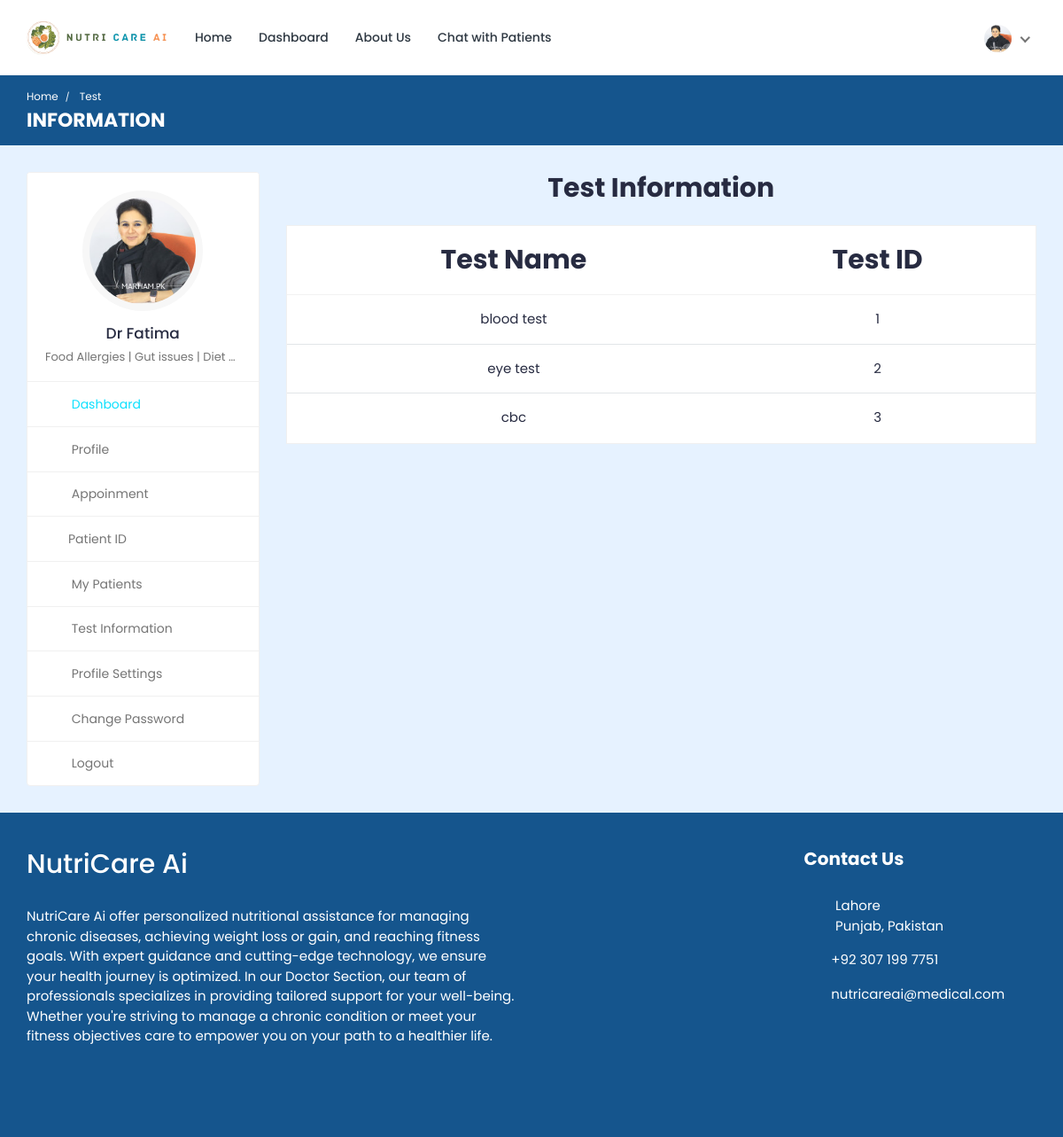
/doctor/doctor-test-list/ (signed in), run on the app's committed database.
### doctor/models.py (models this page shows, shortened)
class Doctor_Information(models.Model):
    DOCTOR_TYPE = (
        ('Nutritionist', 'Nutritionist'),
        ('Dietition', 'Dietition'),
    )
    doctor_id = models.AutoField(primary_key=True)
    user = models.OneToOneField(User, on_delete=models.CASCADE, null=True, blank=True, related_name='profile')
    name = models.CharField(max_length=200, null=True, blank=True)
    username = models.CharField(max_length=200, null=True, blank=True)
    gender = models.CharField(max_length=200, null=True, blank=True)
    description = models.TextField(max_length=1000, null=True, blank=True)
    department = models.CharField(max_length=200, choices=DOCTOR_TYPE, null=True, blank=True)
    department_name = models.ForeignKey(hospital_department, on_delete=models.SET_NULL, null=True, blank=True)
    specialization = models.ForeignKey(specialization, on_delete=models.SET_NULL, null=True, blank=True)
    featured_image = models.ImageField(upload_to='doctors/', default='doctors/user-default.png', null=True, blank=True)
    certificate_image = models.ImageField(upload_to='doctors_certificate/', default='doctors_certificate/default.png', null=True, blank=True)
    email = models.EmailField(max_length=200, null=True, blank=True)
    phone_number = models.CharField(max_length=200, null=True, blank=True)
    nid = models.CharField(max_length=200, null=True, blank=True)
    visiting_hour = models.CharField(max_length=200, null=True, blank=True)
    consultation_fee = models.IntegerField(null=True, blank=True)
    report_fee = models.IntegerField(null=True, blank=True)
    dob = models.CharField(max_length=200, null=True, blank=True)
    institute = models.CharField(max_length=200, null=True, blank=True)
    degree = models.CharField(max_length=200, null=True, blank=True)
    completion_year = models.CharField(max_length=200, null=True, blank=True)
    work_place = models.CharField(max_length=200, null=True, blank=True)
    designation = models.CharField(max_length=200, null=True, blank=True)
    start_year = models.CharField(max_length=200, null=True, blank=True)
    end_year = models.CharField(max_length=200, null=True, blank=True)
    register_status =  models.CharField(max_length=200, null=True, blank=True)
    hospital_name = models.ForeignKey(Hospital_Information, on_delete=models.SET_NULL, null=True, blank=True)

### hospital_admin/models.py (models this page shows, shortened)
class specialization(models.Model):
    specialization_id = models.AutoField(primary_key=True)
    specialization_name = models.CharField(max_length=200, null=True, blank=True)
    hospital = models.ForeignKey(Hospital_Information, on_delete=models.CASCADE, null=True, blank=True)

class Test_Information(models.Model):
    test_id = models.AutoField(primary_key=True)
    test_name = models.CharField(max_length=200, null=True, blank=True)
    test_price = models.CharField(max_length=200, null=True, blank=True)

### doctor/views.py (the view)
# urls.py: path('doctor-test-list/', views.doctor_test_list, name='doctor-test-list'),
@csrf_exempt
@login_required(login_url="login")
def doctor_test_list(request):
    if request.user.is_authenticated and request.user.is_doctor:
        doctor = Doctor_Information.objects.get(user=request.user)
        tests = Test_Information.objects.all
        context = {'doctor': doctor, 'tests': tests}
        return render(request, 'doctor-test-list.html', context)
    elif request.user.is_authenticated and request.user.is_patient:
        patient = Patient.objects.get(user=request.user)
        tests = Test_Information.objects.all
        context = {'patient': patient, 'tests': tests}
        return render(request, 'doctor-test-list.html', context)
    else:
        logout(request)
        messages.info(request, 'Not Authorized')
        return render(request, 'doctor-login.html')

### templates/doctor-test-list.html (shortened to what this page needs)
{% load static %}
<!DOCTYPE html>
<html lang="en">
  <head>
    <link
      rel="stylesheet"
      href="{% static 'HealthStack-System/css/Normal/bootstrap.min.css' %}"
    />
    <link
      rel="stylesheet"
      href="{% static 'HealthStack-System/plugins/Normal/fontawesome/css/fontawesome.min.css' %}"
    />
    <link
      rel="stylesheet"
      href="{% static 'HealthStack-System/plugins/Normal/fontawesome/css/all.min.css' %}"
    />
    <link
      rel="stylesheet"
      href="{% static 'HealthStack-System/css/Normal/style.css' %}"
    />
  </head>
  <body>
  {% if user.is_authenticated %}
    <div class="main-wrapper">
      <header class="header">
				{% if user.is_authenticated and user.is_doctor %}
				{% include 'doctor-navbar.html' %}
				{% endif %}
      </header>
      <div class="breadcrumb-bar">
        <div class="container-fluid">
          <div class="row align-items-center">
            <div class="col-md-12 col-12">
              <nav aria-label="breadcrumb" class="page-breadcrumb">
                <ol class="breadcrumb">
									{% if user.is_authenticated and user.is_doctor %}
									<li class="breadcrumb-item"><a href="{% url 'doctor-dashboard' %}">Home</a></li>
									{% endif %}
                  <li class="breadcrumb-item active" aria-current="page">
                    Test
                  </li>
                </ol>
              </nav>
              <h2 class="breadcrumb-title">INFORMATION</h2>
            </div>
          </div>
        </div>
      </div>
      <div class="content">
        <div class="container-fluid">
          <div class="row">
            <div class="col-md-5 col-lg-4 col-xl-3 theiaStickySidebar">
              <div>
								{% if user.is_authenticated and user.is_doctor %}
								{% include 'doctor-sidebar.html' %}
								{% endif %}
              </div>
            </div>
            <div class="col-md-7 col-lg-8 col-xl-9">
              <div class="row">
                <div class="col-md-12">
                  <h2 class="mb-4 text-center"><b>Test Information</b></h2>
                  <div class="appointment-tab">
                      <div class="tab-pane" id="today-appointments">
                        <div class="card card-table mb-0">
                          <div class="card-body">
                            <div class="table-responsive">
                              <table
                                class="table table-hover table-center mb-0 text-center"
                              >
                                <thead style="font-size: 30px;">
                                  <tr>
                                    <th>Test Name</th>
                                    <th>Test ID</th>
                                  </tr>
                                </thead>
                                <tbody>
                                  {% for t in tests %}
                                  <tr>
                                    <td> {{t.test_name}}</td>
                                    <td>{{t.test_id}}</td>
                                  </tr>
                                  {% endfor %}
                                </tbody>
                              </table>
                            </div>
                          </div>
                        </div>
                      </div>
                    </div>
                  </div>
                </div>
              </div>
            </div>
          </div>
        </div>
      </div>
      {% include 'footer.html' %}
  {% else %}
  <p> You are not logged in </p>
  {% endif %}
  </body>
</html>

### templates/doctor-navbar.html (shortened to what this page needs)
{% load static %}
<nav class="navbar navbar-expand-lg header-nav">
  <div class="navbar-header">
    <a href="{% url 'hospital_home'%}" class="navbar-brand logo">
      <img
        src="{% static 'HealthStack-System/images/Normal/NutriCare_Logo.png'  %}"
        class="img-fluid"
        alt="Logo"
      />
    </a>
  </div>
  <div class="main-menu-wrapper">
    <ul class="main-nav">
      <li>
        <a href="{% url 'hospital_home'%}">Home</a>
      </li>
      <li>
        <a href="{% url 'doctor-dashboard'%}">Dashboard</a>
      </li>
      <li>
        <a href="{% url 'about-us'%}">About Us</a>
      </li>
      <li>
        <a href="{% url 'chat-home' pk=user.id %}">Chat with Patients</a>
      </li>
    </ul>
  </div>
  <ul class="nav header-navbar-rht">
    <li class="nav-item contact-item">
    </li>
    <li class="nav-item dropdown has-arrow logged-item">
      <a href="#" class="dropdown-toggle nav-link" data-toggle="dropdown">
        <span class="user-img">
          <img
            class="rounded-circle"
            src="{{ doctor.featured_image.url }}"
            width="31"
            alt="Darren Elder"
          />
        </span>
      </a>
    </li>
  </ul>
</nav>

### templates/doctor-sidebar.html (shortened to what this page needs)
{% load static %}
<div class="profile-sidebar">
  <div class="widget-profile pro-widget-content">
    <div class="profile-info-widget">
      <a href="#" class="booking-doc-img">
        <img
          src="{{ doctor.featured_image.url }}"
          alt="User Image"
        />
      </a>
      <div class="profile-det-info">
        <h3>{{ doctor.name }}</h3>
        <div class="patient-details">
          <h5 class="mb-0">{{doctor.specialization.specialization_name}}</h5>
        </div>
      </div>
    </div>
  </div>
  <div class="dashboard-widget">
    <nav class="dashboard-menu sidebar">
      <ul>
        <li class="active">
          <a href="{% url 'doctor-dashboard' %}">
            <i class="fas fa-columns"></i>
            <span>Dashboard</span>
          </a>
        </li>
        <li>
        <a href="{% url 'doctor-profile' pk=doctor.doctor_id %}">
          <i class="fas fa-user"></i>
          <span>Profile</span>
        </a>
      </li>
        <li>
          <a href="{% url 'appointments'%}">
            <i class="fas fa-user-circle"></i>
            <span>Appoinment</span>
          </a>
        </li>
        <li class="nav-item has-submenu">
            <a href="#" class="nav-link"><i class="fas fa-search"></i><span>Patient ID</span></a>
        </li>
        <li>
          <a href="{% url 'my-patients' %}">
            <i class="fas fa-user-injured"></i>
            <span>My Patients</span>
          </a>
        </li>
        <li>
          <a href="{% url 'doctor-test-list'%}" target="_blank">
            <i class="fas fa-hourglass-start"></i>
            <span>Test Information</span>
          </a>
        </li>
        <li>
          <a
            href="{% url 'doctor-profile-settings' %}"
          >
            <i class="fas fa-user-cog"></i>
            <span>Profile Settings</span>
          </a>
        </li>
        <li>
          <a href="{% url 'doctor-change-password' pk=user.id%}">
            <i class="fas fa-lock"></i>
            <span>Change Password</span>
          </a>
        </li>
        <li>
          <a href="{% url 'doctor-logout'%}">
            <i class="fas fa-sign-out-alt"></i>
            <span>Logout</span>
          </a>
        </li>
      </ul>
    </nav>
  </div>
</div>

### data on the page
Doctor_Information: featured_image (picture), name "Dr Fatima", specialization.specialization_name "Food Allergies | Gut issues | Diet…"
Test_Information: test_name "blood test", test_id "1"
Test_Information: test_name "eye test", test_id "2"
Test_Information: test_name "cbc", test_id "3"
